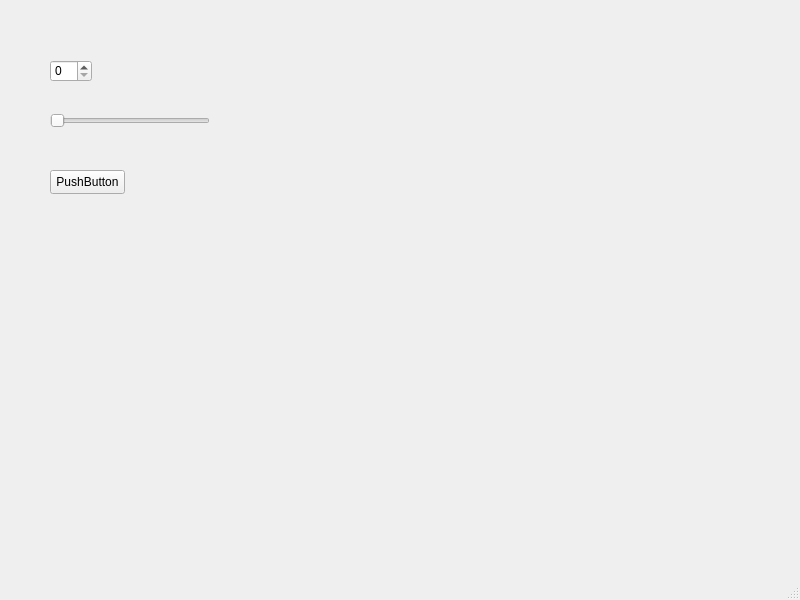
<?xml version="1.0" encoding="UTF-8"?>
<ui version="4.0">
 <class>MainWindow</class>
 <widget class="QMainWindow" name="MainWindow">
  <property name="geometry">
   <rect>
    <x>0</x>
    <y>0</y>
    <width>800</width>
    <height>600</height>
   </rect>
  </property>
  <property name="windowTitle">
   <string>MainWindow</string>
  </property>
  <widget class="QWidget" name="centralwidget">
   <widget class="QSpinBox" name="spinBox">
    <property name="geometry">
     <rect>
      <x>50</x>
      <y>60</y>
      <width>42</width>
      <height>22</height>
     </rect>
    </property>
   </widget>
   <widget class="QSlider" name="horizontalSlider">
    <property name="geometry">
     <rect>
      <x>50</x>
      <y>110</y>
      <width>160</width>
      <height>22</height>
     </rect>
    </property>
    <property name="orientation">
     <enum>Qt::Horizontal</enum>
    </property>
   </widget>
   <widget class="QPushButton" name="pushButton">
    <property name="geometry">
     <rect>
      <x>50</x>
      <y>170</y>
      <width>75</width>
      <height>24</height>
     </rect>
    </property>
    <property name="text">
     <string>PushButton</string>
    </property>
   </widget>
  </widget>
  <widget class="QMenuBar" name="menubar">
   <property name="geometry">
    <rect>
     <x>0</x>
     <y>0</y>
     <width>800</width>
     <height>22</height>
    </rect>
   </property>
  </widget>
  <widget class="QStatusBar" name="statusbar"/>
 </widget>
 <resources/>
 <connections/>
</ui>
